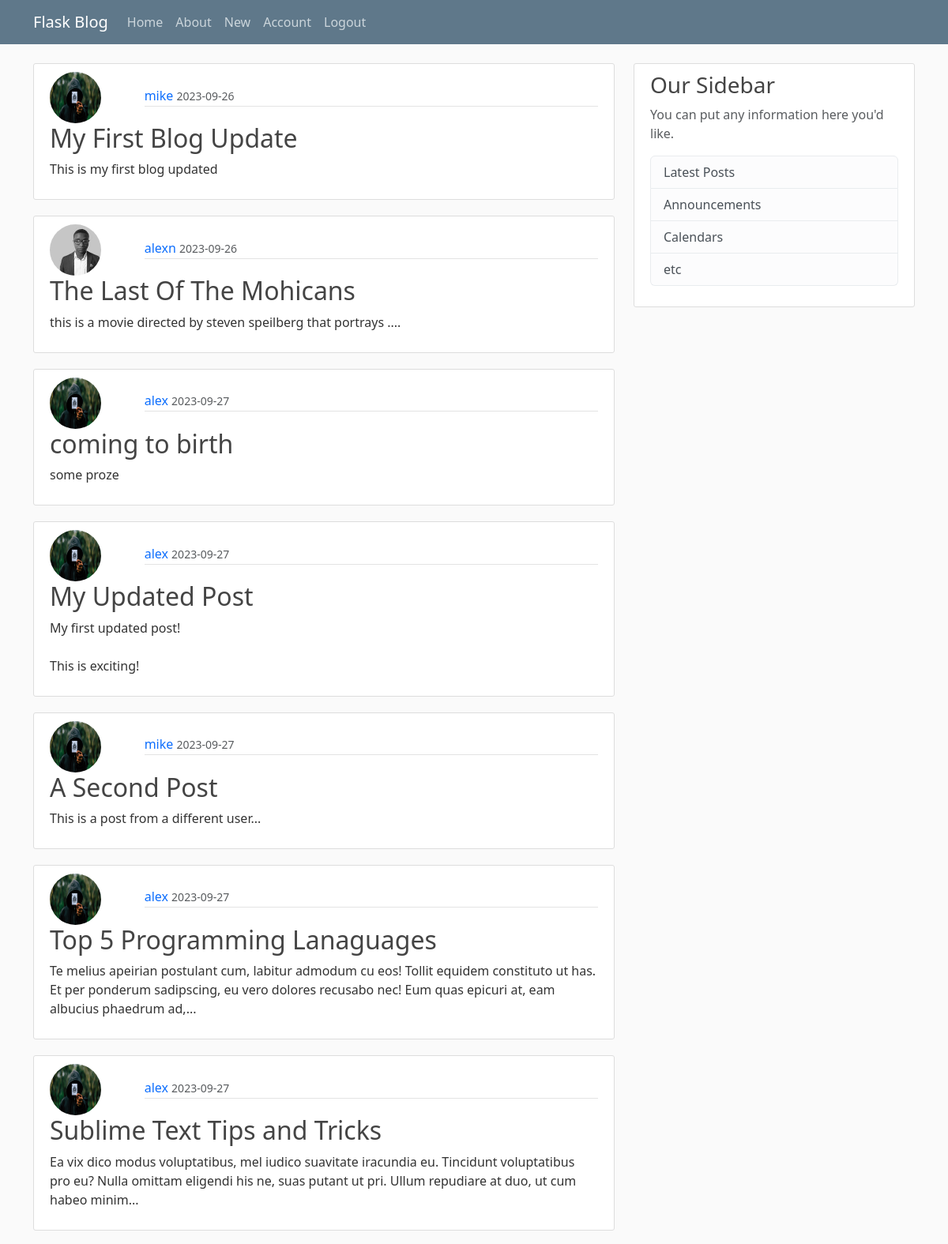
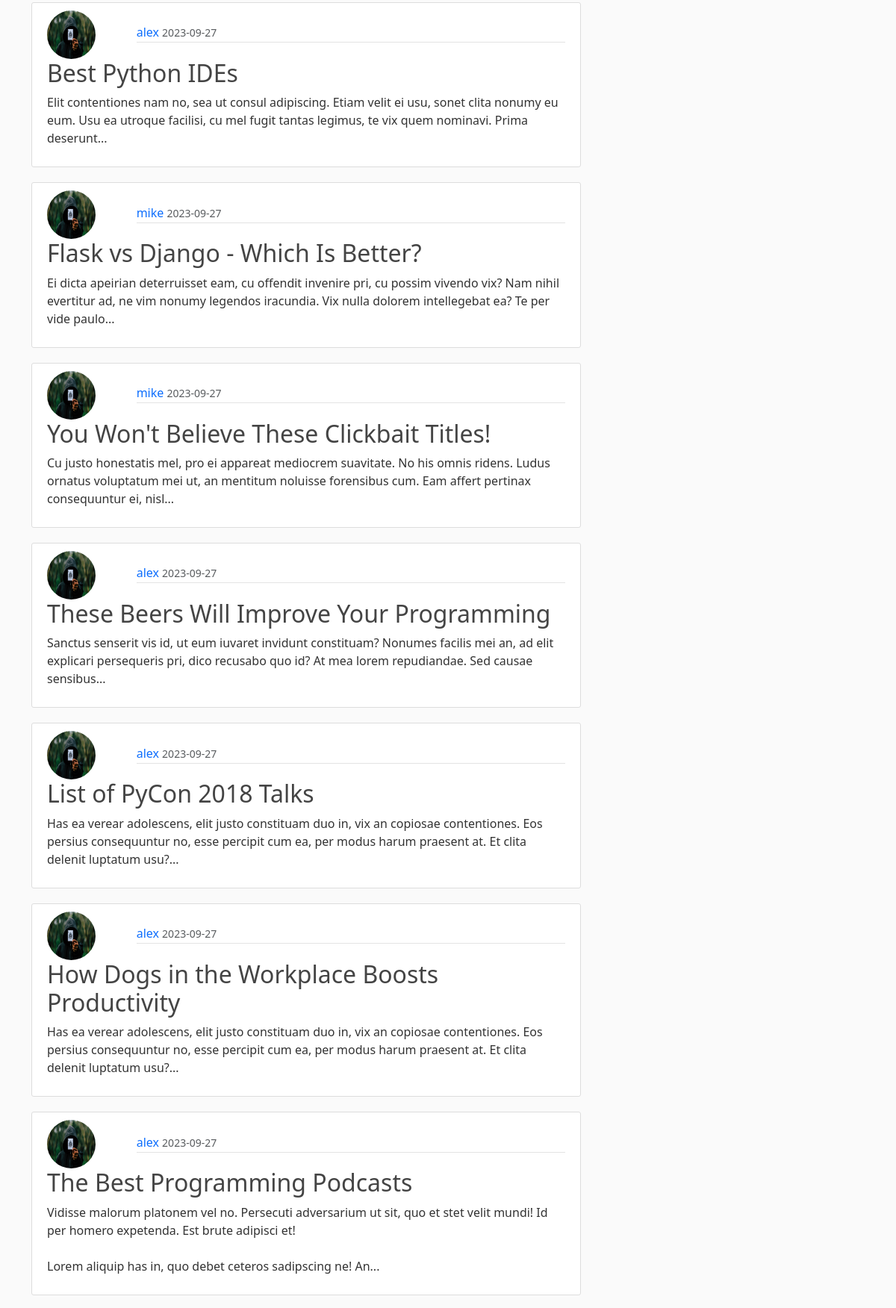
Screenshot of / (signed in, upper part) with the database file from the repository (2 pictures, top to bottom).
### flaskblog/models.py (models this page shows, shortened)
class Post(db.Model):
    id = db.Column(db.Integer, primary_key=True)
    title = db.Column(db.String(100), nullable=False)
    date_posted = db.Column(db.DateTime, nullable=False, default=datetime.utcnow)
    content = db.Column(db.Text(), nullable=False)
    user_id = db.Column(db.Integer, db.ForeignKey('user.id'), nullable=False)

class User(db.Model, UserMixin):
    id = db.Column(db.Integer, primary_key=True)
    username = db.Column(db.String(20), unique=True, nullable=False)
    email = db.Column(db.String(120), unique=True, nullable=False)
    image_file = db.Column(db.String(20), nullable=False, default="default.jpg")
    password = db.Column(db.String(60), nullable=False)
    posts = db.relationship("Post", backref="author", lazy=True)

### flaskblog/routes.py (the view)
@app.route("/home")
@app.route("/")
def home():
    posts = Post.query.all()
    return render_template("home.html", posts=posts)

### flaskblog/models.py (called while the page is built)
@login_manager.user_loader
def load_user(user_id):
    return User.query.get(int(user_id))

### flaskblog/templates/home.html
{% extends 'base.html' %}
{% block content %}
    {% for post in posts %}
        <article class="media content-section bg-gray-100">
            <div class="media-body">
                <div class="row align-items-center">
                    <div class="col-md-2">
                        <img class="rounded-circle article-img"
                            src="{{ url_for('static', filename='/profile_pics/' + post.author.image_file) }}"
                            alt="profile pic">
                    </div>
                    <div class="col-md-10">
                        <div class="article-metadata">
                            <a class="mr-2 text-decoration-none text-primary" href="#">{{ post.author.username }}</a>
                            <small class="text-muted">{{ post.date_posted.strftime('%Y-%m-%d') }}</small>
                        </div>
                    </div>
                </div>
                <div class="row">
                    <div class="col-md-12">
                        <h2><a class="article-title text-decoration-none" href="{{ url_for('post', post_id=post.id ) }}">{{ post.title }}</a></h2>
                        <p class="article-content">{{ post.content|truncate(200, false, '...') }}</p>
                    </div>
                </div>
            </div>
        </article>
    {% endfor %}
{% endblock %}

### flaskblog/static/main.css (style rules this page uses)
body { background: #fafafa; color: #333333; margin-top: 5rem; }
h1, h2, h3, h4, h5, h6 { color: #444444; }
.content-section { background: #ffffff; padding: 10px 20px; border: 1px solid #dddddd; border-radius: 3px; margin-bottom: 20px; }
.article-title { color: #444444; }
.article-content { white-space: pre-line; }
.article-img { height: 65px; width: 65px; margin-right: 16px; }
.article-metadata { padding-bottom: 1px; margin-bottom: 4px; border-bottom: 1px solid #e3e3e3 }

### rows the page displays
Post: image_file (placeholder picture), author.username "mike", date_posted "2023-09-26", title "My First Blog Update", content "This is my first blog updated"
Post: image_file (picture), author.username "alexn", date_posted "2023-09-26", title "The Last Of The Mohicans", content "this is a movie directed by steven speilberg that portrays ...."
Post: image_file (placeholder picture), author.username "alex", date_posted "2023-09-27", title "coming to birth", content "some proze"
Post: image_file (placeholder picture), author.username "alex", date_posted "2023-09-27", title "My Updated Post", content "My first updated post! This is exciting!"
Post: image_file (placeholder picture), author.username "mike", date_posted "2023-09-27", title "A Second Post", content "This is a post from a different user..."
Post: image_file (placeholder picture), author.username "alex", date_posted "2023-09-27", title "Top 5 Programming Lanaguages", content "Te melius apeirian postulant cum, labitur admodum cu eos! Tollit equidem constituto ut has. Et per ponderum sadipscing, eu vero dolores recusabo nec! Eum quas epicuri at, eam albucius phaedrum ad,..."
Post: image_file (placeholder picture), author.username "alex", date_posted "2023-09-27", title "Sublime Text Tips and Tricks", content "Ea vix dico modus voluptatibus, mel iudico suavitate iracundia eu. Tincidunt voluptatibus pro eu? Nulla omittam eligendi his ne, suas putant ut pri. Ullum repudiare at duo, ut cum habeo minim..."
Post: image_file (placeholder picture), author.username "alex", date_posted "2023-09-27", title "Best Python IDEs", content "Elit contentiones nam no, sea ut consul adipiscing. Etiam velit ei usu, sonet clita nonumy eu eum. Usu ea utroque facilisi, cu mel fugit tantas legimus, te vix quem nominavi. Prima deserunt..."
Post: image_file (placeholder picture), author.username "mike", date_posted "2023-09-27", title "Flask vs Django - Which Is Better?", content "Ei dicta apeirian deterruisset eam, cu offendit invenire pri, cu possim vivendo vix? Nam nihil evertitur ad, ne vim nonumy legendos iracundia. Vix nulla dolorem intellegebat ea? Te per vide paulo..."
Post: image_file (placeholder picture), author.username "mike", date_posted "2023-09-27", title "You Won't Believe These Clickbait Titles!", content "Cu justo honestatis mel, pro ei appareat mediocrem suavitate. No his omnis ridens. Ludus ornatus voluptatum mei ut, an mentitum noluisse forensibus cum. Eam affert pertinax consequuntur ei, nisl..."
Post: image_file (placeholder picture), author.username "alex", date_posted "2023-09-27", title "These Beers Will Improve Your Programming", content "Sanctus senserit vis id, ut eum iuvaret invidunt constituam? Nonumes facilis mei an, ad elit explicari persequeris pri, dico recusabo quo id? At mea lorem repudiandae. Sed causae sensibus..."
Post: image_file (placeholder picture), author.username "alex", date_posted "2023-09-27", title "List of PyCon 2018 Talks", content "Has ea verear adolescens, elit justo constituam duo in, vix an copiosae contentiones. Eos persius consequuntur no, esse percipit cum ea, per modus harum praesent at. Et clita delenit luptatum usu?..."
Post: image_file (placeholder picture), author.username "alex", date_posted "2023-09-27", title "How Dogs in the Workplace Boosts Productivity", content "Has ea verear adolescens, elit justo constituam duo in, vix an copiosae contentiones. Eos persius consequuntur no, esse percipit cum ea, per modus harum praesent at. Et clita delenit luptatum usu?..."
Post: image_file (placeholder picture), author.username "alex", date_posted "2023-09-27", title "The Best Programming Podcasts", content "Vidisse malorum platonem vel no. Persecuti adversarium ut sit, quo et stet velit mundi! Id per homero expetenda. Est brute adipisci et! Lorem aliquip has in, quo debet ceteros sadipscing ne! An..."
